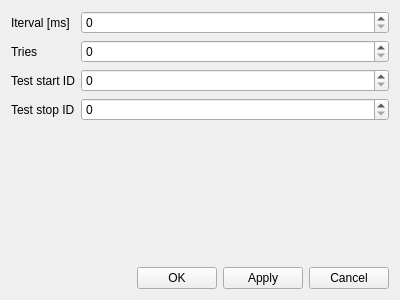
<?xml version="1.0" encoding="UTF-8"?>
<ui version="4.0">
 <class>SettingsDialog</class>
 <widget class="MdiChild" name="SettingsDialog">
  <property name="geometry">
   <rect>
    <x>0</x>
    <y>0</y>
    <width>400</width>
    <height>300</height>
   </rect>
  </property>
  <property name="windowTitle">
   <string>Form</string>
  </property>
  <layout class="QVBoxLayout" name="verticalLayout">
   <item>
    <layout class="QFormLayout" name="formLayout">
     <item row="0" column="0">
      <widget class="QLabel" name="label">
       <property name="text">
        <string>Iterval [ms]</string>
       </property>
      </widget>
     </item>
     <item row="0" column="1">
      <widget class="QSpinBox" name="interval"/>
     </item>
     <item row="1" column="0">
      <widget class="QLabel" name="label_2">
       <property name="text">
        <string>Tries</string>
       </property>
      </widget>
     </item>
     <item row="1" column="1">
      <widget class="QSpinBox" name="tries"/>
     </item>
     <item row="2" column="0">
      <widget class="QLabel" name="label_6">
       <property name="text">
        <string>Test start ID</string>
       </property>
      </widget>
     </item>
     <item row="2" column="1">
      <widget class="QSpinBox" name="testStartID"/>
     </item>
     <item row="3" column="0">
      <widget class="QLabel" name="label_7">
       <property name="text">
        <string>Test stop ID</string>
       </property>
      </widget>
     </item>
     <item row="3" column="1">
      <widget class="QSpinBox" name="testStopID"/>
     </item>
    </layout>
   </item>
   <item>
    <spacer name="verticalSpacer">
     <property name="orientation">
      <enum>Qt::Vertical</enum>
     </property>
     <property name="sizeHint" stdset="0">
      <size>
       <width>20</width>
       <height>40</height>
      </size>
     </property>
    </spacer>
   </item>
   <item>
    <layout class="QHBoxLayout" name="horizontalLayout">
     <item>
      <spacer name="horizontalSpacer">
       <property name="orientation">
        <enum>Qt::Horizontal</enum>
       </property>
       <property name="sizeHint" stdset="0">
        <size>
         <width>40</width>
         <height>20</height>
        </size>
       </property>
      </spacer>
     </item>
     <item>
      <widget class="QPushButton" name="okButton">
       <property name="text">
        <string>OK</string>
       </property>
      </widget>
     </item>
     <item>
      <widget class="QPushButton" name="applyButton">
       <property name="text">
        <string>Apply</string>
       </property>
      </widget>
     </item>
     <item>
      <widget class="QPushButton" name="cancelButton">
       <property name="text">
        <string>Cancel</string>
       </property>
      </widget>
     </item>
    </layout>
   </item>
  </layout>
 </widget>
 <customwidgets>
  <customwidget>
   <class>MdiChild</class>
   <extends>QWidget</extends>
   <header>../api/api.h</header>
   <container>1</container>
  </customwidget>
 </customwidgets>
 <resources/>
 <connections/>
</ui>
